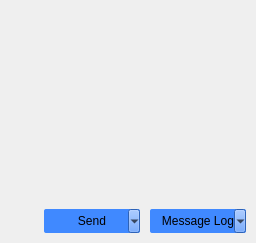
           <widget class="QWidget" name="widget" native="true">
            <property name="sizePolicy">
             <sizepolicy hsizetype="Preferred" vsizetype="Preferred">
              <horstretch>0</horstretch>
              <verstretch>0</verstretch>
             </sizepolicy>
            </property>
            <property name="mouseTracking">
             <bool>true</bool>
            </property>
            <layout class="QVBoxLayout" name="verticalLayout">
             <property name="spacing">
              <number>0</number>
             </property>
             <property name="leftMargin">
              <number>0</number>
             </property>
             <property name="topMargin">
              <number>0</number>
             </property>
             <property name="rightMargin">
              <number>0</number>
             </property>
             <property name="bottomMargin">
              <number>0</number>
             </property>
             <item>
              <widget class="QToolBar" name="tool">
               <property name="sizePolicy">
                <sizepolicy hsizetype="Preferred" vsizetype="Fixed">
                 <horstretch>0</horstretch>
                 <verstretch>0</verstretch>
                </sizepolicy>
               </property>
               <property name="minimumSize">
                <size>
                 <width>0</width>
                 <height>0</height>
                </size>
               </property>
               <property name="maximumSize">
                <size>
                 <width>16777215</width>
                 <height>40</height>
                </size>
               </property>
               <property name="mouseTracking">
                <bool>true</bool>
               </property>
               <property name="movable">
                <bool>false</bool>
               </property>
               <property name="iconSize">
                <size>
                 <width>28</width>
                 <height>28</height>
                </size>
               </property>
               <addaction name="actionFont"/>
               <addaction name="actionExpression"/>
               <addaction name="actionShock"/>
               <addaction name="actionVoice"/>
               <addaction name="actionPicture"/>
               <addaction name="actionMusic"/>
               <addaction name="actionScreenshot"/>
               <addaction name="actionAssistance"/>
              </widget>
             </item>
             <item>
              <widget class="QTextEdit" name="input">
               <property name="sizePolicy">
                <sizepolicy hsizetype="Expanding" vsizetype="MinimumExpanding">
                 <horstretch>0</horstretch>
                 <verstretch>0</verstretch>
                </sizepolicy>
               </property>
               <property name="minimumSize">
                <size>
                 <width>0</width>
                 <height>80</height>
                </size>
               </property>
               <property name="mouseTracking">
                <bool>true</bool>
               </property>
               <property name="styleSheet">
                <string notr="true">QTextEdit#input
{
border:none;
background-color:transparent;
}</string>
               </property>
              </widget>
             </item>
             <item>
              <layout class="QHBoxLayout" name="horizontalLayout_2">
               <property name="spacing">
                <number>0</number>
               </property>
               <property name="rightMargin">
                <number>10</number>
               </property>
               <property name="bottomMargin">
                <number>10</number>
               </property>
               <item>
                <spacer name="horizontalSpacer">
                 <property name="orientation">
                  <enum>Qt::Horizontal</enum>
                 </property>
                 <property name="sizeHint" stdset="0">
                  <size>
                   <width>40</width>
                   <height>20</height>
                  </size>
                 </property>
                </spacer>
               </item>
               <item>
                <widget class="QToolButton" name="send">
                 <property name="minimumSize">
                  <size>
                   <width>96</width>
                   <height>24</height>
                  </size>
                 </property>
                 <property name="maximumSize">
                  <size>
                   <width>96</width>
                   <height>24</height>
                  </size>
                 </property>
                 <property name="styleSheet">
                  <string notr="true">QToolButton#send
{
border:none;
border-radius:2px;
background-color: rgb(64, 137, 255);
}
QToolButton#send:hover
{
background-color: rgb(107, 179, 255)
}</string>
                 </property>
                 <property name="text">
                  <string>Send</string>
                 </property>
                 <property name="popupMode">
                  <enum>QToolButton::MenuButtonPopup</enum>
                 </property>
                </widget>
               </item>
               <item>
                <spacer name="horizontalSpacer_2">
                 <property name="orientation">
                  <enum>Qt::Horizontal</enum>
                 </property>
                 <property name="sizeType">
                  <enum>QSizePolicy::Fixed</enum>
                 </property>
                 <property name="sizeHint" stdset="0">
                  <size>
                   <width>10</width>
                   <height>20</height>
                  </size>
                 </property>
                </spacer>
               </item>
               <item>
                <widget class="QToolButton" name="log">
                 <property name="minimumSize">
                  <size>
                   <width>96</width>
                   <height>24</height>
                  </size>
                 </property>
                 <property name="maximumSize">
                  <size>
                   <width>96</width>
                   <height>24</height>
                  </size>
                 </property>
                 <property name="styleSheet">
                  <string notr="true">QToolButton#log
{
border:none;
border-radius:2px;
background-color: rgb(64, 137, 255);
}
QToolButton#log:hover
{
background-color: rgb(107, 179, 255)
}</string>
                 </property>
                 <property name="text">
                  <string>Message Log</string>
                 </property>
                 <property name="checkable">
                  <bool>true</bool>
                 </property>
                 <property name="popupMode">
                  <enum>QToolButton::MenuButtonPopup</enum>
                 </property>
                 <property name="autoRaise">
                  <bool>false</bool>
                 </property>
                </widget>
               </item>
              </layout>
             </item>
            </layout>
           </widget>
